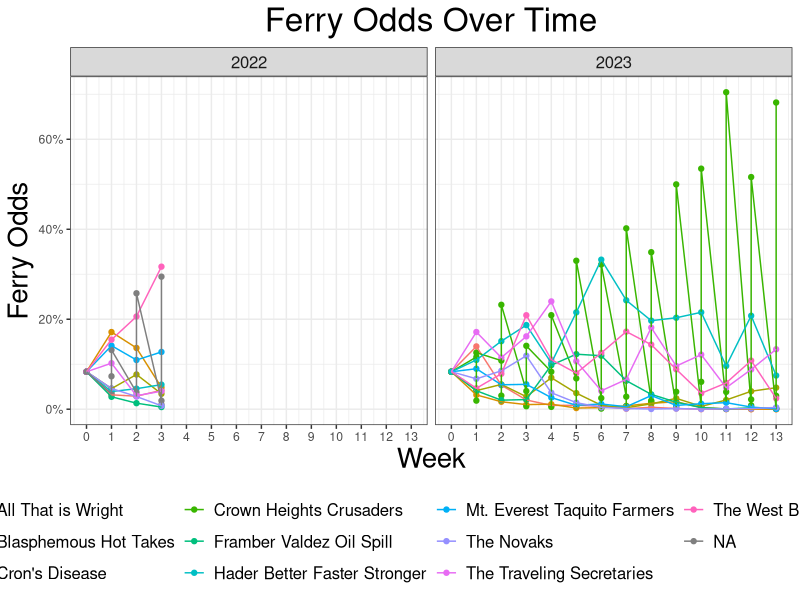
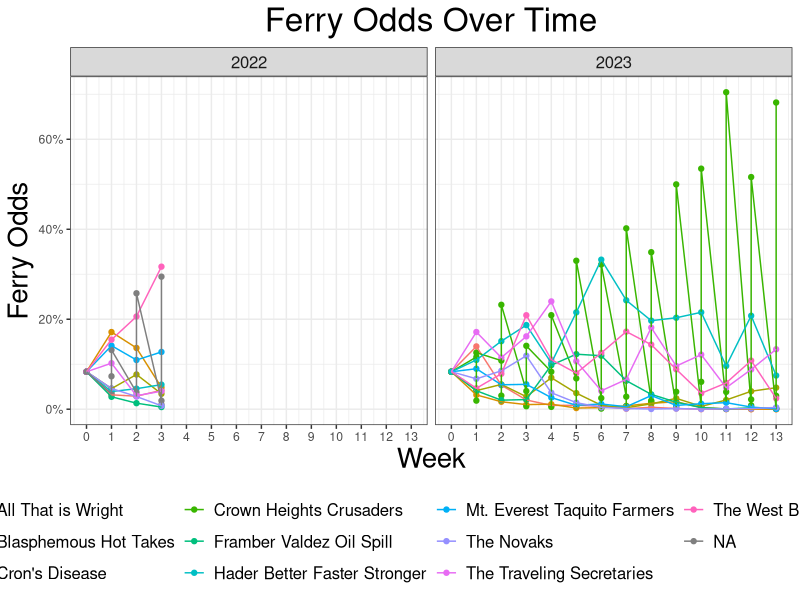

Write R code to recreate these figures, in order.
library(tidyverse)

### Custom ggplot theme
theme_set(theme_bw() +
            theme(plot.title = element_text(hjust = 0.5, size = 24),
                  plot.subtitle = element_text(hjust = 0.5, size = 18),
                  axis.title = element_text(size = 20),
                  strip.text = element_text(size = 12),
                  strip.text.y = element_text(size = 8),
                  plot.caption = element_text(size = 10),
                  legend.text = element_text(size = 12),
                  legend.position = "bottom"))

teams2022 <- read_csv('data/stats/2022/teams_2022.csv')
teams2023 <- read_csv('data/stats/2023/teams_2023.csv')

odds2022 <- 
  read_csv('data/playoff_odds/historical_playoff_odds_2022.csv') %>% 
  mutate('season' = 2022) %>% 
  left_join(teams2022)

odds2023 <- read_csv('data/playoff_odds/historical_playoff_odds_2023.csv') %>% 
  mutate('season' = 2023) %>% 
  left_join(teams2023)

df <- 
  bind_rows(odds2022, odds2023) %>% 
  group_by(team_id) %>% 
  mutate('franchise' = team[season == 2023][1]) %>% 
  ungroup() %>% 
  filter(matchup_id <= 13)

ggplot(df, aes(x = matchup_id, y = last_place)) + 
  facet_wrap(~season) + 
  geom_point(aes(col = franchise)) + 
  geom_line(aes(col = franchise)) +
  scale_y_continuous(labels = scales::percent) +
  scale_x_continuous(breaks = 0:13) +
  theme(legend.position = 'bottom') +
  labs(x = 'Week',
       y = 'Ferry Odds',
       col = '',
       title = 'Ferry Odds Over Time')

ggsave('~/Desktop/test.png', height = 9/1.4, width =16/1.4)
